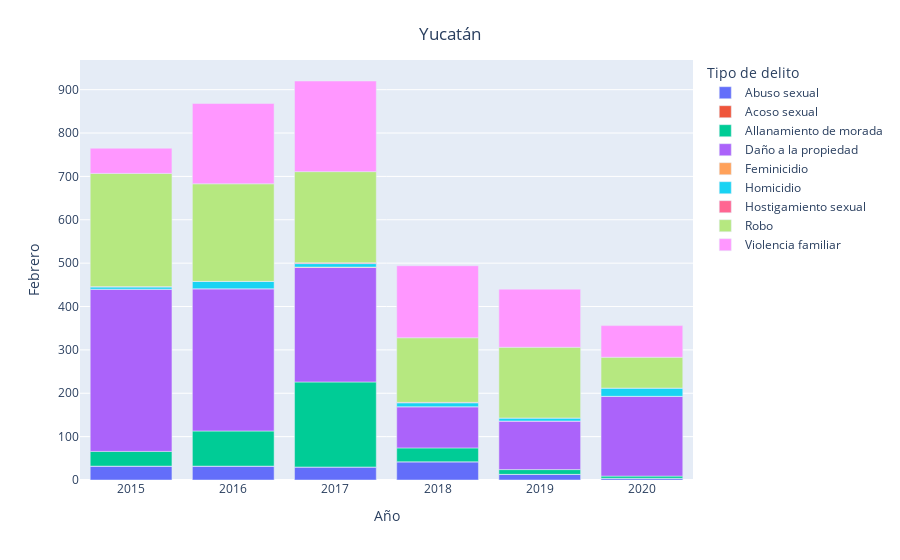

Notebook code for this chart:
### Code cell
entidad = 'Yucatán'
mes = 'Febrero'
fig = px.bar(data2[data2['Entidad'] == entidad].groupby(['Año', 'Entidad', 'Tipo de delito']).sum().reset_index()
                   ,x = 'Año', y = mes, color='Tipo de delito')
fig.update_layout(
    title={
        'text': entidad,
        'y':0.95,
        'x':0.5,
        'xanchor': 'center',
        'yanchor': 'top'})
fig.show()

### Figure 1 — Plotly figure (JSON) as saved in the notebook; plotly's stock layout.template omitted (floating-point values rounded to 4 significant figures)
{"data": [{"alignmentgroup": "True", "hovertemplate": "Tipo de delito=Abuso sexual<br>Año=%{x}<br>Febrero=%{y}<extra></extra>", "legendgroup": "Abuso sexual", "marker": {"color": "#636efa"}, "name": "Abuso sexual", "offsetgroup": "Abuso sexual", "orientation": "v", "showlegend": true, "textposition": "auto", "type": "bar", "x": [2015, 2016, 2017, 2018, 2019, 2020], "xaxis": "x", "y": [32, 32, 30, 42, 13, 4], "yaxis": "y"}, {"alignmentgroup": "True", "hovertemplate": "Tipo de delito=Acoso sexual<br>Año=%{x}<br>Febrero=%{y}<extra></extra>", "legendgroup": "Acoso sexual", "marker": {"color": "#EF553B"}, "name": "Acoso sexual", "offsetgroup": "Acoso sexual", "orientation": "v", "showlegend": true, "textposition": "auto", "type": "bar", "x": [2015, 2016, 2017, 2018, 2019, 2020], "xaxis": "x", "y": [0, 0, 0, 0, 0, 0], "yaxis": "y"}, {"alignmentgroup": "True", "hovertemplate": "Tipo de delito=Allanamiento de morada<br>Año=%{x}<br>Febrero=%{y}<extra></extra>", "legendgroup": "Allanamiento de morada", "marker": {"color": "#00cc96"}, "name": "Allanamiento de morada", "offsetgroup": "Allanamiento de morada", "orientation": "v", "showlegend": true, "textposition": "auto", "type": "bar", "x": [2015, 2016, 2017, 2018, 2019, 2020], "xaxis": "x", "y": [34, 81, 196, 32, 11, 5], "yaxis": "y"}, {"alignmentgroup": "True", "hovertemplate": "Tipo de delito=Daño a la propiedad<br>Año=%{x}<br>Febrero=%{y}<extra></extra>", "legendgroup": "Daño a la propiedad", "marker": {"color": "#ab63fa"}, "name": "Daño a la propiedad", "offsetgroup": "Daño a la propiedad", "orientation": "v", "showlegend": true, "textposition": "auto", "type": "bar", "x": [2015, 2016, 2017, 2018, 2019, 2020], "xaxis": "x", "y": [374, 328, 264, 95, 112, 184], "yaxis": "y"}, {"alignmentgroup": "True", "hovertemplate": "Tipo de delito=Feminicidio<br>Año=%{x}<br>Febrero=%{y}<extra></extra>", "legendgroup": "Feminicidio", "marker": {"color": "#FFA15A"}, "name": "Feminicidio", "offsetgroup": "Feminicidio", "orientation": "v", "showlegend": true, "textposition": "auto", "type": "bar", "x": [2015, 2016, 2017, 2018, 2019, 2020], "xaxis": "x", "y": [0, 0, 1, 0, 0, 0], "yaxis": "y"}, {"alignmentgroup": "True", "hovertemplate": "Tipo de delito=Homicidio<br>Año=%{x}<br>Febrero=%{y}<extra></extra>", "legendgroup": "Homicidio", "marker": {"color": "#19d3f3"}, "name": "Homicidio", "offsetgroup": "Homicidio", "orientation": "v", "showlegend": true, "textposition": "auto", "type": "bar", "x": [2015, 2016, 2017, 2018, 2019, 2020], "xaxis": "x", "y": [5, 17, 8, 9, 7, 19], "yaxis": "y"}, {"alignmentgroup": "True", "hovertemplate": "Tipo de delito=Hostigamiento sexual<br>Año=%{x}<br>Febrero=%{y}<extra></extra>", "legendgroup": "Hostigamiento sexual", "marker": {"color": "#FF6692"}, "name": "Hostigamiento sexual", "offsetgroup": "Hostigamiento sexual", "orientation": "v", "showlegend": true, "textposition": "auto", "type": "bar", "x": [2015, 2016, 2017, 2018, 2019, 2020], "xaxis": "x", "y": [1, 0, 2, 1, 0, 0], "yaxis": "y"}, {"alignmentgroup": "True", "hovertemplate": "Tipo de delito=Robo<br>Año=%{x}<br>Febrero=%{y}<extra></extra>", "legendgroup": "Robo", "marker": {"color": "#B6E880"}, "name": "Robo", "offsetgroup": "Robo", "orientation": "v", "showlegend": true, "textposition": "auto", "type": "bar", "x": [2015, 2016, 2017, 2018, 2019, 2020], "xaxis": "x", "y": [261, 225, 210, 149, 163, 71], "yaxis": "y"}, {"alignmentgroup": "True", "hovertemplate": "Tipo de delito=Violencia familiar<br>Año=%{x}<br>Febrero=%{y}<extra></extra>", "legendgroup": "Violencia familiar", "marker": {"color": "#FF97FF"}, "name": "Violencia familiar", "offsetgroup": "Violencia familiar", "orientation": "v", "showlegend": true, "textposition": "auto", "type": "bar", "x": [2015, 2016, 2017, 2018, 2019, 2020], "xaxis": "x", "y": [58, 185, 209, 166, 134, 73], "yaxis": "y"}], "layout": {"barmode": "relative", "legend": {"title": {"text": "Tipo de delito"}, "tracegroupgap": 0}, "margin": {"t": 60}, "title": {"text": "Yucatán", "x": 0.5, "xanchor": "center", "y": 0.95, "yanchor": "top"}, "xaxis": {"anchor": "y", "domain": [0, 1], "title": {"text": "Año"}}, "yaxis": {"anchor": "x", "domain": [0, 1], "title": {"text": "Febrero"}}}}
